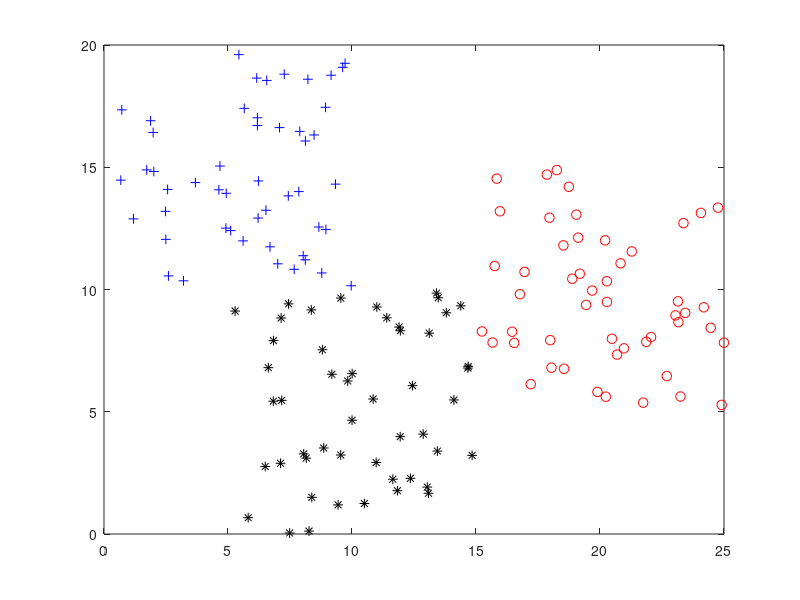

This figure's MATLAB source: (Note: this script raises an error after producing the figure.)
%% Multiclass Logistic Regression
%  Use an artificial dataset that classified into 3 sets with two
%  attributes
%  A method described as one-vs-all (one-vs-rest)
%% Initialization
clear ; close all; clc

%% Create data
x1 = rand(50,1)*10;
y1 = rand(50,1)*10+10;
x2 = rand(50,1)*10+5;
y2 = rand(50,1)*10;
x3 = rand(50,1)*10+15;
y3 = rand(50,1)*10+5;
x = [x1;x2;x3];
y = [y1;y2;y3];
X = [x,y];
y = [ones(50,1);ones(50,1)*2;ones(50,1)*3];

figure;
plot(x1,y1,'b+','MarkerSize',7);
hold on
plot(x2,y2,'k*','MarkerSize',7);
plot(x3,y3,'ro','MarkerSize',7);

%% Iteration
[m, n] = size(X);

% Add intercept term to x and X_test
X = [ones(m, 1) X];

% Initialize fitting parameters
initial_theta = zeros(n + 1, 3);

options = optimset('GradObj', 'on', 'MaxIter', 400);

for i=1:3
    Y = y;
    Y(find(y~=i)) = 0;
    Y(find(y==i)) = 1;
    [theta(:,i), cost] = ...
	fminunc(@(t)(costFunction(t, X, Y)), initial_theta(:,i), options);
end

p = predictMulti(theta,X);
fprintf('Train Accuracy: %f\n', mean(double(p == y)) * 100);

for i=1:3
    plot_x = [min(X(:,2))-2,  max(X(:,2))+2];
    plot_y = (-1./theta(3,i)).*(theta(2,i).*plot_x + theta(1,i));
    plot(plot_x, plot_y);
end
legend('class1', 'class2', 'class3')
axis([0 25 0 20])
hold off

%% Regularization for Multiclass
X = mapFeature(X(:,2), X(:,3));
rng(2019);
initial_theta = randn(size(X, 2), 3)*1e-8;
theta = zeros(size(initial_theta));
lambda = 10;
options = optimset('GradObj', 'on', 'TolX',1e-10, 'MaxIter', 1000);

for i=1:3
    Y = y;
    Y(find(y~=i)) = 0;
    Y(find(y==i)) = 1;
    [theta(:,i), J, exit_flag] = ...
	fminunc(@(t)(costFunctionReg(t,X,Y,lambda)), initial_theta(:,i), options);
end

p = predictMulti(theta,X);
fprintf('Train Accuracy: %f\n', mean(double(p == y)) * 100);

figure;
plot(x1,y1,'b+','MarkerSize',7);
hold on
plot(x2,y2,'k*','MarkerSize',7);
plot(x3,y3,'ro','MarkerSize',7);

for c = 1:size(theta,2)
    u = linspace(0, 25, 50);
    v = linspace(0, 20, 50);
    z = zeros(length(u), length(v));

    for i = 1:length(u)
        for j = 1:length(v)
            z(i,j) = mapFeature(u(i), v(j))*theta(:,c);
        end
    end
    z = z'; 
    contour(u, v, z, [0, 0], 'LineWidth', 2)
end

hold off